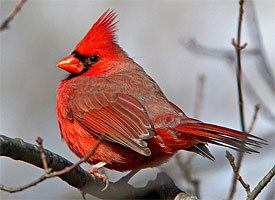
%> input picture cardinal.jpg, 275 x 200 px
$ octave --eval "result = extract_keypoints(imread('cardinal.jpg'));"   (GNU Octave 9; MATLAB toolbox functions it lacks are replaced by stand-ins)
%> lines starting %> are read from the running program, lines starting %| are printed output that depends on the picture
function [x, y, scores, Ih, Iv] = extract_keypoints(image)
%% extract_keypoints
% input:
%   image: colored image. Not grayscale or double yet.
% output:
%   x: n x 1 vector of x (col) locations that survive non-maximum suppression.
%   y: n x 1 vector of y (row) locations that survive non-maximum suppression.
%   scores: n x 1 vector of R scores of the keypoints correponding to (x,y).
%   Ih: x- (horizontal) gradient. Also appeared as Ix in the slides.
%   Iv: y- (vertical) gradient. Also appeared as Iy in the slides.

% The kernels are provided, but you can try other kernels.
Ih_kernel = [1 0 -1; ...
             2 0 -2; ...
             1 0 -1];
Iv_kernel = Ih_kernel';

%% [10 pts] Part A: Setup (Implement yourself)
k = 0.05; % Harris 식의 경험적 상수
win = 5; % 합산 윈도우 크기
r = floor((win - 1) / 2);

% 컬러를 그레이 스케일로 변환
Igray = rgb2gray(image);
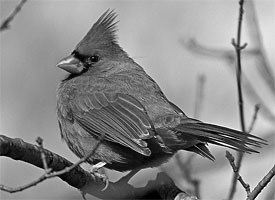
%> Igray: size 200x275 uint8; min 0, max 254, mean 137.1

% 이미지를 더블 형태로 변환
I = double(Igray);

% 수평 그래디언트 계산
Ih = imfilter(I, Ih_kernel);
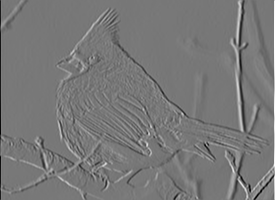
%> Ih: size 200x275 double; min -803, max 900, mean -0.3; drawn with min black and max white
% 수직 그래디언트 계산
Iv = imfilter(I, Iv_kernel);
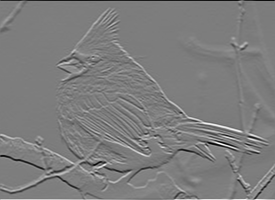
%> Iv: size 200x275 double; min -917, max 947, mean 1.2; drawn with min black and max white

% 이미지 높이와 너비
[H, W] = size(I);
%> H = 200; W = 275

% Harris R 정수를 저장할 변수 초기화
R = -inf(H, W);

%% [15 pts] Part B: R score matrix (Implement yourself)

for i = (1 + r):(H - r)
    for j = (1 + r):(W-r)
        Ih_win = Ih(i - r:i + r, j - r:j + r); % x방향 그래디언트 패치
        Iv_win = Iv(i - r: i + r, j - r: j+ r); % y방향 그래디언트 패치

        % 2차 통계량 합계 계산
        Sxx = sum(Ih_win(:).^2);
        Syy = sum(Iv_win(:).^2);
        Sxy = sum((Ih_win(:).*Iv_win(:)));

        % 해리스 코너 계산
        M = [Sxx, Sxy; Sxy, Syy];
        R(i, j) = det(M) - k * (trace(M))^2;
    end
end
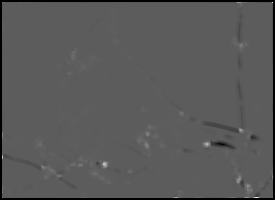
%> R: size 200x275 double; 3.43% of the values are NaN or infinite; the others: min -5.69e+12, max 9.94e+12, mean -3.54e+09; drawn with min black, max white, NaN and infinite black

%% Part C: Thresholding R scores (Provided to you, do not modify)
% Threshold standards is arbitrary, but for this assignment, I set the
% value of the 1th percentile R as the threshold. So we only keep the
% largest 1% of the R scores (that are not -Inf) and their locations.
R_non_inf = R(~isinf(R));
top_R = sort(R_non_inf(:), 'descend');
R_threshold = top_R(round(length(top_R)*0.01));
%> R_threshold = 6.41e+11
R(R < R_threshold) = -Inf;
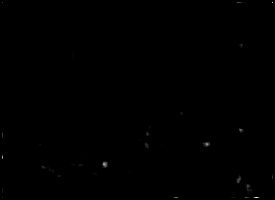
%> R: size 200x275 double; 99.03% of the values are NaN or infinite; the others: min 6.41e+11, max 9.94e+12, mean 1.56e+12; drawn with min black, max white, NaN and infinite black

%% [15 pts] Part D: Non-maximum Suppression (Implement yourself)

R_nms = -inf(H, W); % R 저장 배열 초기화
for i = 2:(H-1) % 1픽셀 경계 제외
    for j = 2: (W-1)
        if isinf(R(i, j)), continue;  % -Inf면 스킵
        end
        patch = R(i-1:i+1, j-1: j+1); % i, j 주변 3x3 패치
        center = R(i, j); % 중심값
        patch(2,2) = -Inf; % 비교에서 중심을 제외함
        if all(center > patch(:)) % 주변 8개보다 모두 클 때
            R_nms(i, j) = center; % 중심을 보존
        end
    end
end
%> after the loop, patch = [-Inf -Inf -Inf; -Inf -Inf -Inf; -Inf -Inf -Inf]

[ys, xs] = find(~isinf(R_nms)); % -Inf가 아닌 위치 인덱스
%> ys = 59 values from 3 to 198; xs = 59 values from 3 to 273
idx = sub2ind([H, W], ys, xs); % 선형 인덱스 변환
%> idx = 59 values from 403 to 54598
scores = R_nms(idx); % 해당 위치 R 점수 벡터
%> scores = 59 values, max 9.94e+12 at index 56, min 6.5e+11 at index 41, mean 2.09e+12

% 결과
x = xs(:);
%> x = 59 values from 3 to 273
y = ys(:);
%> y = 59 values, max 198 at index 5, min 3 at index 1, mean 141.8
%> `result = extract_keypoints(imread('cardinal.jpg'));`: result = 59 values from 3 to 273
scores = scores(:);
end
